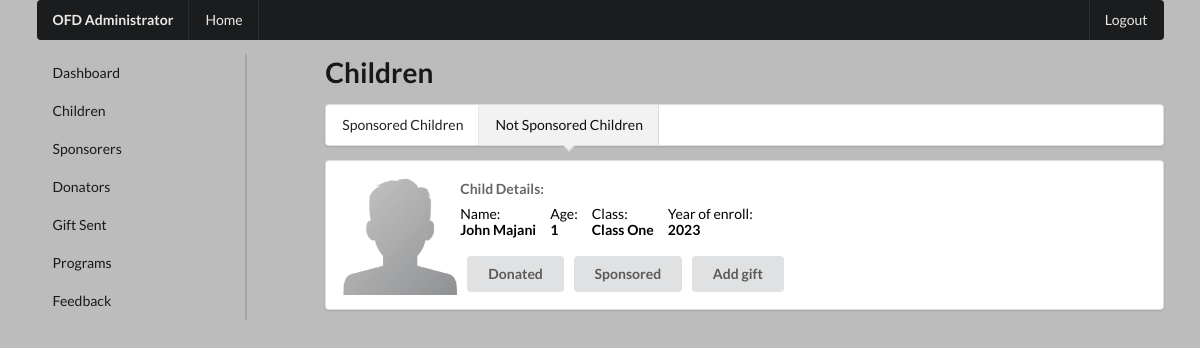
Page /admin/child-gallery-unsponsored.php (signed in) on the committed database.
### tables this page shows
CREATE TABLE IF NOT EXISTS `children` (
  `cid` int NOT NULL AUTO_INCREMENT,
  `cname` varchar(30) NOT NULL,
  `cdob` date NOT NULL,
  `cyoe` int NOT NULL,
  `cclass` varchar(255) NOT NULL,
  `cschool` varchar(255) NOT NULL,
  `cgender` varchar(100) NOT NULL,
  `cmedication` varchar(255) NOT NULL,
  `ccondition` varchar(255) NOT NULL,
  `cvaccination` varchar(255) NOT NULL,
  `cincidents` varchar(255) NOT NULL,
  `cnutrition` int NOT NULL,
  `cbehavior` int NOT NULL,
  `cfamily` varchar(20) NOT NULL,
  `cstory` varchar(255) NOT NULL,
  `sponsored` int NOT NULL,
  PRIMARY KEY (`cid`)
);

### admin/child-gallery-unsponsored.php (the view, shortened to what this page needs)
<?php include './admin_components/admin_header.php' ?>
    <div class="ui container">
        <?php include './admin_components/admin_top-menu.php' ?>
        <div class="ui grid">
            <?php include './admin_components/admin_side-menu.php' ?>
            <div class="twelve wide column">
                <h1>Children</h1>
                <div class="ui pointing menu">
                    <a class="item" href="children.php">
                        Sponsored Children
                    </a>
                    <a class="item active" href="child-gallery-unsponsored.php">
                        Not Sponsored Children
                    </a>
                </div>
                <?php
                $sql = "SELECT cid, cname, cdob, cyoe, cclass FROM children WHERE sponsored=0";
                $result = $conn->query($sql);
                if ($result->num_rows > 0) {
                    while($row = $result->fetch_assoc()) {
                        $dob = $row["cdob"];
                        $age = (date('Y') - date('Y',strtotime($dob)));
                ?>
                <div class="ui segment">
                    <div class="ui divided items">
                        <div class="item">
                        <a href="child-details.php?cid=<?php echo $row['cid']; ?>" class="child-link">
                            <div class="ui image">
                                <img src="../img/defaultimg.png" style="width: 120px;">
                            </div>
                            <div class="middle aligned content">
                            <div class="meta">
                                <span><strong>Child Details:</strong></span>
                            </div>
                            <div class="description">
                                <div class="ui horizontal list">
                                    <div class="item">
                                        <div class="content">
                                            <div>Name:</div> <strong><?php echo $row["cname"]; ?></strong>
                                        </div>
                                    </div>
                                    <div class="item">
                                        <div class="content">
                                            <div>Age:</div> <strong><?php echo $age; ?></strong>
                                        </div>
                                    </div>
                                    <div class="item">
                                        <div class="content">
                                        <div>Class:</div> <strong><?php echo $row["cclass"]; ?></strong>
                                        </div>
                                    </div>
                                    <div class="item">
                                        <div class="content">
                                        <div>Year of enroll:</div> <strong><?php echo $row["cyoe"]; ?></strong>
                                        </div>
                                    </div>
                                </div>
                            </div>
                            <div class="extra">
                                <a class="ui right button" href="../donation.php">Donated</a>
                                <a class="ui right button" href="../sponsor-children.php?cid=<?php echo $row['cid']; ?>">Sponsored</a>
                                <a class="ui right button" href="../send-gift.php?cid=<?php echo $row['cid']; ?>">Add gift</a>
                            </div>
                            </div>
                            </a>
                        </div>
                    </div>
                </div>
                <?php
                        }
                    } else {
                        echo "0 results";
                    }
                ?>
            </div>
            </div>
        </div>

### admin/admin_components/admin_header.php (style rules this page uses)
.child-link { color: black; }

### rows in the picture
children: cname "John Majani", cdob "1", cclass "Class One", cyoe "2023"
